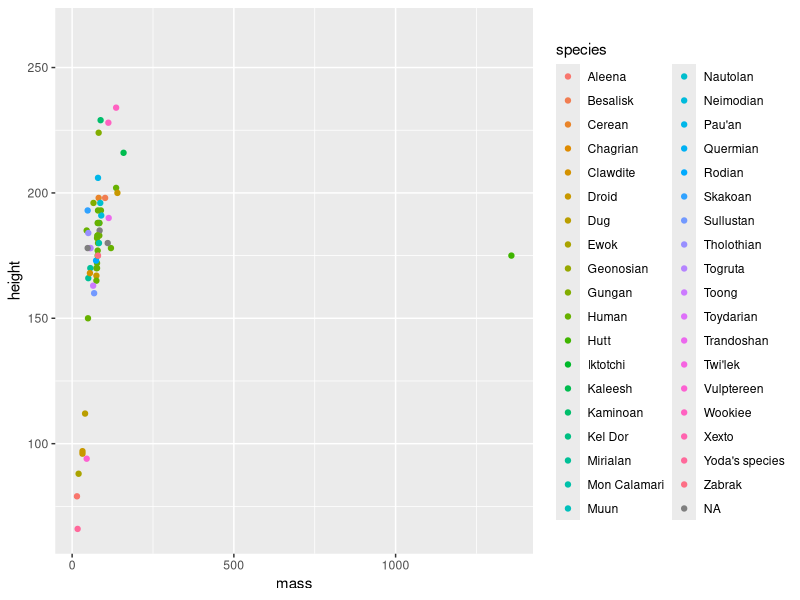
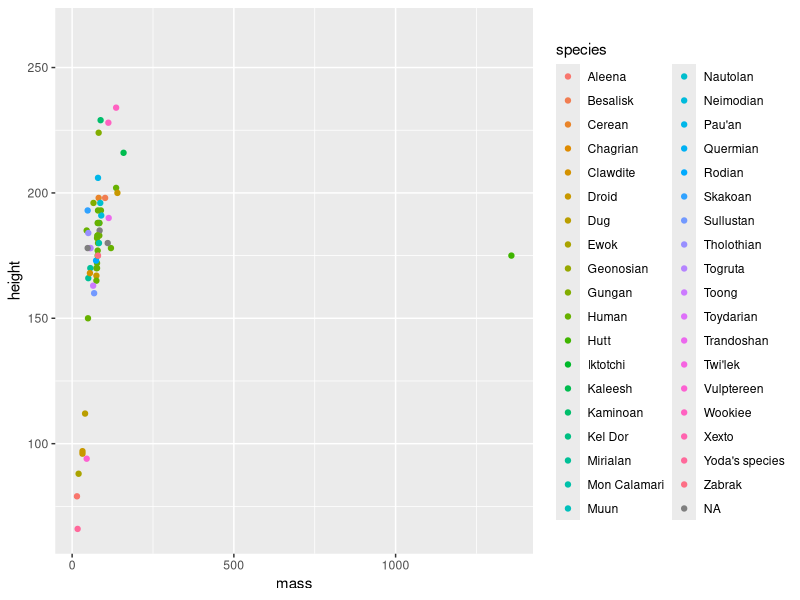

Source code (R) for these figures, in order:
library(dplyr)
data("starwars")

# PIPE - proste przykłady
head(starwars)
starwars %>% 
    head()

apply(starwars, 2, class)
starwars %>% 
    apply(2, class)

# Policzmy średni wzrost brązowookich ludzi
mean(starwars[starwars$eye_color == "brown" & 
                  starwars$species == "Human", ]$height, na.rm = TRUE)
starwars %>% 
    filter(eye_color == "brown" & species == "Human") %>% 
    pull(height) %>% 
    mean(na.rm = TRUE)

# Policzmy średnią wagę po miejscu zamieszkania i płci
aggregate(mass ~ homeworld + gender, data = starwars, FUN = mean, na.rm = TRUE)

starwars %>% 
    group_by(homeworld, gender) %>% 
    summarise(mean_weigh = mean(mass, na.rm = TRUE))

# Narysujmy jakiś wykres
library(ggplot2)

ggplot(starwars, aes(mass, height, colour = species)) + geom_point()

starwars %>% 
    ggplot(aes(mass, height, colour = species)) + geom_point()
